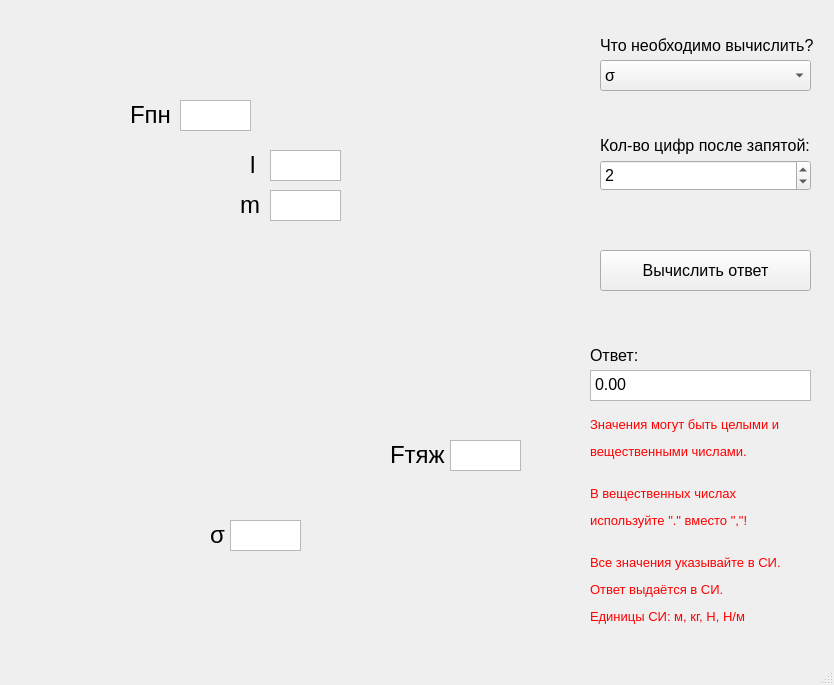
<?xml version="1.0" encoding="UTF-8"?>
<ui version="4.0">
 <class>MainWindow</class>
 <widget class="QMainWindow" name="MainWindow">
  <property name="geometry">
   <rect>
    <x>0</x>
    <y>0</y>
    <width>834</width>
    <height>685</height>
   </rect>
  </property>
  <property name="minimumSize">
   <size>
    <width>692</width>
    <height>685</height>
   </size>
  </property>
  <property name="windowTitle">
   <string>MainWindow</string>
  </property>
  <widget class="QWidget" name="centralwidget">
   <widget class="QLabel" name="label">
    <property name="geometry">
     <rect>
      <x>20</x>
      <y>30</y>
      <width>551</width>
      <height>591</height>
     </rect>
    </property>
    <property name="text">
     <string/>
    </property>
    <property name="pixmap">
     <pixmap>../images/спичка.jpg</pixmap>
    </property>
   </widget>
   <widget class="QLabel" name="label_9">
    <property name="geometry">
     <rect>
      <x>600</x>
      <y>30</y>
      <width>261</width>
      <height>31</height>
     </rect>
    </property>
    <property name="font">
     <font>
      <pointsize>12</pointsize>
     </font>
    </property>
    <property name="text">
     <string>Что необходимо вычислить?</string>
    </property>
   </widget>
   <widget class="QLabel" name="label_12">
    <property name="geometry">
     <rect>
      <x>590</x>
      <y>410</y>
      <width>221</width>
      <height>221</height>
     </rect>
    </property>
    <property name="font">
     <font>
      <pointsize>10</pointsize>
     </font>
    </property>
    <property name="text">
     <string>&lt;html&gt;&lt;head/&gt;&lt;body&gt;&lt;p&gt;&lt;span style=&quot; color:#ff0000;&quot;&gt;Значения могут быть целыми и&lt;/span&gt;&lt;/p&gt;&lt;p&gt;&lt;span style=&quot; color:#ff0000;&quot;&gt;вещественными числами.&lt;br/&gt;&lt;/span&gt;&lt;/p&gt;&lt;p&gt;&lt;span style=&quot; color:#ff0000;&quot;&gt;В вещественных числах &lt;/span&gt;&lt;/p&gt;&lt;p&gt;&lt;span style=&quot; color:#ff0000;&quot;&gt;используйте &amp;quot;.&amp;quot; вместо &amp;quot;,&amp;quot;!&lt;br/&gt;&lt;/span&gt;&lt;/p&gt;&lt;p&gt;&lt;span style=&quot; color:#ff0000;&quot;&gt;Все значения указывайте в СИ.&lt;/span&gt;&lt;/p&gt;&lt;p&gt;&lt;span style=&quot; color:#ff0000;&quot;&gt;Ответ выдаётся в СИ.&lt;/span&gt;&lt;/p&gt;&lt;p&gt;&lt;span style=&quot; color:#ff0000;&quot;&gt;Eдиницы СИ: м, кг, Н, Н/м&lt;/span&gt;&lt;/p&gt;&lt;/body&gt;&lt;/html&gt;</string>
    </property>
   </widget>
   <widget class="QLabel" name="label_10">
    <property name="geometry">
     <rect>
      <x>600</x>
      <y>130</y>
      <width>261</width>
      <height>31</height>
     </rect>
    </property>
    <property name="font">
     <font>
      <pointsize>12</pointsize>
     </font>
    </property>
    <property name="text">
     <string>Кол-во цифр после запятой:</string>
    </property>
   </widget>
   <widget class="QSpinBox" name="round">
    <property name="geometry">
     <rect>
      <x>600</x>
      <y>160</y>
      <width>211</width>
      <height>31</height>
     </rect>
    </property>
    <property name="font">
     <font>
      <pointsize>12</pointsize>
     </font>
    </property>
    <property name="value">
     <number>2</number>
    </property>
   </widget>
   <widget class="QLabel" name="label_11">
    <property name="geometry">
     <rect>
      <x>590</x>
      <y>340</y>
      <width>261</width>
      <height>31</height>
     </rect>
    </property>
    <property name="font">
     <font>
      <pointsize>12</pointsize>
     </font>
    </property>
    <property name="text">
     <string>Ответ:</string>
    </property>
   </widget>
   <widget class="QComboBox" name="find">
    <property name="geometry">
     <rect>
      <x>600</x>
      <y>60</y>
      <width>211</width>
      <height>31</height>
     </rect>
    </property>
    <property name="font">
     <font>
      <pointsize>12</pointsize>
     </font>
    </property>
    <item>
     <property name="text">
      <string>σ</string>
     </property>
    </item>
    <item>
     <property name="text">
      <string>m</string>
     </property>
    </item>
    <item>
     <property name="text">
      <string>l</string>
     </property>
    </item>
    <item>
     <property name="text">
      <string>Fпн</string>
     </property>
    </item>
    <item>
     <property name="text">
      <string>Fтяж</string>
     </property>
    </item>
   </widget>
   <widget class="QPushButton" name="calculate_btn">
    <property name="geometry">
     <rect>
      <x>600</x>
      <y>250</y>
      <width>211</width>
      <height>41</height>
     </rect>
    </property>
    <property name="font">
     <font>
      <pointsize>12</pointsize>
     </font>
    </property>
    <property name="text">
     <string>Вычислить ответ</string>
    </property>
   </widget>
   <widget class="QTextEdit" name="answer">
    <property name="geometry">
     <rect>
      <x>590</x>
      <y>370</y>
      <width>221</width>
      <height>31</height>
     </rect>
    </property>
    <property name="font">
     <font>
      <pointsize>12</pointsize>
     </font>
    </property>
    <property name="html">
     <string>&lt;!DOCTYPE HTML PUBLIC &quot;-//W3C//DTD HTML 4.0//EN&quot; &quot;http://www.w3.org/TR/REC-html40/strict.dtd&quot;&gt;
&lt;html&gt;&lt;head&gt;&lt;meta name=&quot;qrichtext&quot; content=&quot;1&quot; /&gt;&lt;style type=&quot;text/css&quot;&gt;
p, li { white-space: pre-wrap; }
&lt;/style&gt;&lt;/head&gt;&lt;body style=&quot; font-family:'MS Shell Dlg 2'; font-size:12pt; font-weight:400; font-style:normal;&quot;&gt;
&lt;p style=&quot; margin-top:0px; margin-bottom:0px; margin-left:0px; margin-right:0px; -qt-block-indent:0; text-indent:0px;&quot;&gt;0.00&lt;/p&gt;&lt;/body&gt;&lt;/html&gt;</string>
    </property>
   </widget>
   <widget class="QLabel" name="label_4">
    <property name="geometry">
     <rect>
      <x>250</x>
      <y>140</y>
      <width>21</width>
      <height>51</height>
     </rect>
    </property>
    <property name="text">
     <string>&lt;html&gt;&lt;head/&gt;&lt;body&gt;&lt;p&gt;&lt;span style=&quot; font-size:18pt;&quot;&gt;l&lt;/span&gt;&lt;/p&gt;&lt;/body&gt;&lt;/html&gt;</string>
    </property>
   </widget>
   <widget class="QLabel" name="label_5">
    <property name="geometry">
     <rect>
      <x>240</x>
      <y>180</y>
      <width>21</width>
      <height>51</height>
     </rect>
    </property>
    <property name="text">
     <string>&lt;html&gt;&lt;head/&gt;&lt;body&gt;&lt;p&gt;&lt;span style=&quot; font-size:18pt;&quot;&gt;m&lt;/span&gt;&lt;/p&gt;&lt;/body&gt;&lt;/html&gt;</string>
    </property>
   </widget>
   <widget class="QLabel" name="label_6">
    <property name="geometry">
     <rect>
      <x>390</x>
      <y>430</y>
      <width>61</width>
      <height>51</height>
     </rect>
    </property>
    <property name="text">
     <string>&lt;html&gt;&lt;head/&gt;&lt;body&gt;&lt;p&gt;&lt;span style=&quot; font-size:18pt;&quot;&gt;Fтяж&lt;/span&gt;&lt;/p&gt;&lt;/body&gt;&lt;/html&gt;</string>
    </property>
   </widget>
   <widget class="QLabel" name="label_7">
    <property name="geometry">
     <rect>
      <x>130</x>
      <y>90</y>
      <width>51</width>
      <height>51</height>
     </rect>
    </property>
    <property name="text">
     <string>&lt;html&gt;&lt;head/&gt;&lt;body&gt;&lt;p&gt;&lt;span style=&quot; font-size:18pt;&quot;&gt;Fпн&lt;/span&gt;&lt;/p&gt;&lt;/body&gt;&lt;/html&gt;</string>
    </property>
   </widget>
   <widget class="QLabel" name="label_8">
    <property name="geometry">
     <rect>
      <x>210</x>
      <y>510</y>
      <width>21</width>
      <height>51</height>
     </rect>
    </property>
    <property name="text">
     <string>&lt;html&gt;&lt;head/&gt;&lt;body&gt;&lt;p&gt;&lt;span style=&quot; font-size:18pt;&quot;&gt;σ&lt;/span&gt;&lt;/p&gt;&lt;/body&gt;&lt;/html&gt;</string>
    </property>
   </widget>
   <widget class="QTextEdit" name="Fpn_var">
    <property name="geometry">
     <rect>
      <x>180</x>
      <y>100</y>
      <width>71</width>
      <height>31</height>
     </rect>
    </property>
    <property name="font">
     <font>
      <pointsize>10</pointsize>
     </font>
    </property>
    <property name="html">
     <string>&lt;!DOCTYPE HTML PUBLIC &quot;-//W3C//DTD HTML 4.0//EN&quot; &quot;http://www.w3.org/TR/REC-html40/strict.dtd&quot;&gt;
&lt;html&gt;&lt;head&gt;&lt;meta name=&quot;qrichtext&quot; content=&quot;1&quot; /&gt;&lt;style type=&quot;text/css&quot;&gt;
p, li { white-space: pre-wrap; }
&lt;/style&gt;&lt;/head&gt;&lt;body style=&quot; font-family:'MS Shell Dlg 2'; font-size:10pt; font-weight:400; font-style:normal;&quot;&gt;
&lt;p style=&quot;-qt-paragraph-type:empty; margin-top:0px; margin-bottom:0px; margin-left:0px; margin-right:0px; -qt-block-indent:0; text-indent:0px; font-size:12pt;&quot;&gt;&lt;br /&gt;&lt;/p&gt;&lt;/body&gt;&lt;/html&gt;</string>
    </property>
   </widget>
   <widget class="QTextEdit" name="l_var">
    <property name="geometry">
     <rect>
      <x>270</x>
      <y>150</y>
      <width>71</width>
      <height>31</height>
     </rect>
    </property>
    <property name="font">
     <font>
      <pointsize>10</pointsize>
     </font>
    </property>
    <property name="html">
     <string>&lt;!DOCTYPE HTML PUBLIC &quot;-//W3C//DTD HTML 4.0//EN&quot; &quot;http://www.w3.org/TR/REC-html40/strict.dtd&quot;&gt;
&lt;html&gt;&lt;head&gt;&lt;meta name=&quot;qrichtext&quot; content=&quot;1&quot; /&gt;&lt;style type=&quot;text/css&quot;&gt;
p, li { white-space: pre-wrap; }
&lt;/style&gt;&lt;/head&gt;&lt;body style=&quot; font-family:'MS Shell Dlg 2'; font-size:10pt; font-weight:400; font-style:normal;&quot;&gt;
&lt;p style=&quot;-qt-paragraph-type:empty; margin-top:0px; margin-bottom:0px; margin-left:0px; margin-right:0px; -qt-block-indent:0; text-indent:0px; font-size:12pt;&quot;&gt;&lt;br /&gt;&lt;/p&gt;&lt;/body&gt;&lt;/html&gt;</string>
    </property>
   </widget>
   <widget class="QTextEdit" name="m_var">
    <property name="geometry">
     <rect>
      <x>270</x>
      <y>190</y>
      <width>71</width>
      <height>31</height>
     </rect>
    </property>
    <property name="font">
     <font>
      <pointsize>10</pointsize>
     </font>
    </property>
    <property name="html">
     <string>&lt;!DOCTYPE HTML PUBLIC &quot;-//W3C//DTD HTML 4.0//EN&quot; &quot;http://www.w3.org/TR/REC-html40/strict.dtd&quot;&gt;
&lt;html&gt;&lt;head&gt;&lt;meta name=&quot;qrichtext&quot; content=&quot;1&quot; /&gt;&lt;style type=&quot;text/css&quot;&gt;
p, li { white-space: pre-wrap; }
&lt;/style&gt;&lt;/head&gt;&lt;body style=&quot; font-family:'MS Shell Dlg 2'; font-size:10pt; font-weight:400; font-style:normal;&quot;&gt;
&lt;p style=&quot;-qt-paragraph-type:empty; margin-top:0px; margin-bottom:0px; margin-left:0px; margin-right:0px; -qt-block-indent:0; text-indent:0px; font-size:12pt;&quot;&gt;&lt;br /&gt;&lt;/p&gt;&lt;/body&gt;&lt;/html&gt;</string>
    </property>
   </widget>
   <widget class="QTextEdit" name="Ft_var">
    <property name="geometry">
     <rect>
      <x>450</x>
      <y>440</y>
      <width>71</width>
      <height>31</height>
     </rect>
    </property>
    <property name="font">
     <font>
      <pointsize>10</pointsize>
     </font>
    </property>
    <property name="html">
     <string>&lt;!DOCTYPE HTML PUBLIC &quot;-//W3C//DTD HTML 4.0//EN&quot; &quot;http://www.w3.org/TR/REC-html40/strict.dtd&quot;&gt;
&lt;html&gt;&lt;head&gt;&lt;meta name=&quot;qrichtext&quot; content=&quot;1&quot; /&gt;&lt;style type=&quot;text/css&quot;&gt;
p, li { white-space: pre-wrap; }
&lt;/style&gt;&lt;/head&gt;&lt;body style=&quot; font-family:'MS Shell Dlg 2'; font-size:10pt; font-weight:400; font-style:normal;&quot;&gt;
&lt;p style=&quot;-qt-paragraph-type:empty; margin-top:0px; margin-bottom:0px; margin-left:0px; margin-right:0px; -qt-block-indent:0; text-indent:0px; font-size:12pt;&quot;&gt;&lt;br /&gt;&lt;/p&gt;&lt;/body&gt;&lt;/html&gt;</string>
    </property>
   </widget>
   <widget class="QTextEdit" name="sigma_var">
    <property name="geometry">
     <rect>
      <x>230</x>
      <y>520</y>
      <width>71</width>
      <height>31</height>
     </rect>
    </property>
    <property name="font">
     <font>
      <pointsize>10</pointsize>
     </font>
    </property>
    <property name="html">
     <string>&lt;!DOCTYPE HTML PUBLIC &quot;-//W3C//DTD HTML 4.0//EN&quot; &quot;http://www.w3.org/TR/REC-html40/strict.dtd&quot;&gt;
&lt;html&gt;&lt;head&gt;&lt;meta name=&quot;qrichtext&quot; content=&quot;1&quot; /&gt;&lt;style type=&quot;text/css&quot;&gt;
p, li { white-space: pre-wrap; }
&lt;/style&gt;&lt;/head&gt;&lt;body style=&quot; font-family:'MS Shell Dlg 2'; font-size:10pt; font-weight:400; font-style:normal;&quot;&gt;
&lt;p style=&quot;-qt-paragraph-type:empty; margin-top:0px; margin-bottom:0px; margin-left:0px; margin-right:0px; -qt-block-indent:0; text-indent:0px; font-size:12pt;&quot;&gt;&lt;br /&gt;&lt;/p&gt;&lt;/body&gt;&lt;/html&gt;</string>
    </property>
   </widget>
  </widget>
  <widget class="QMenuBar" name="menubar">
   <property name="geometry">
    <rect>
     <x>0</x>
     <y>0</y>
     <width>834</width>
     <height>25</height>
    </rect>
   </property>
  </widget>
  <widget class="QStatusBar" name="statusbar"/>
 </widget>
 <resources/>
 <connections/>
</ui>
